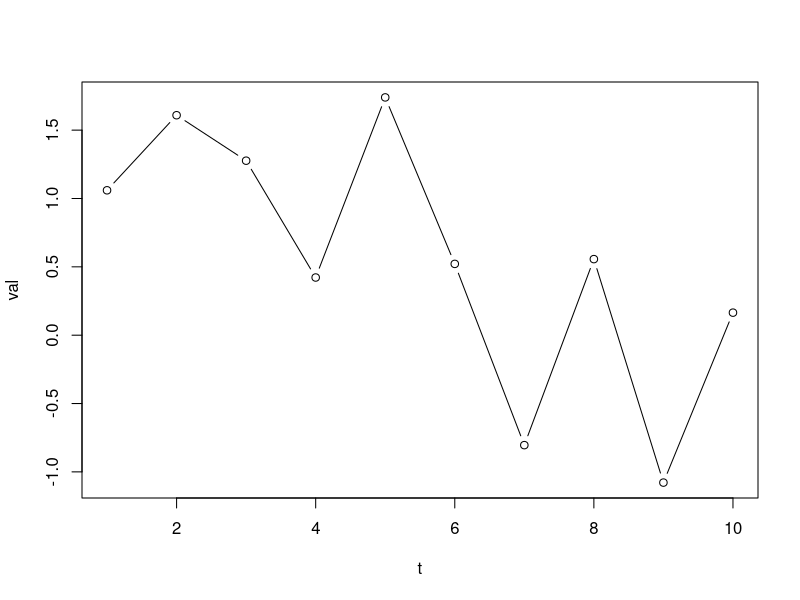
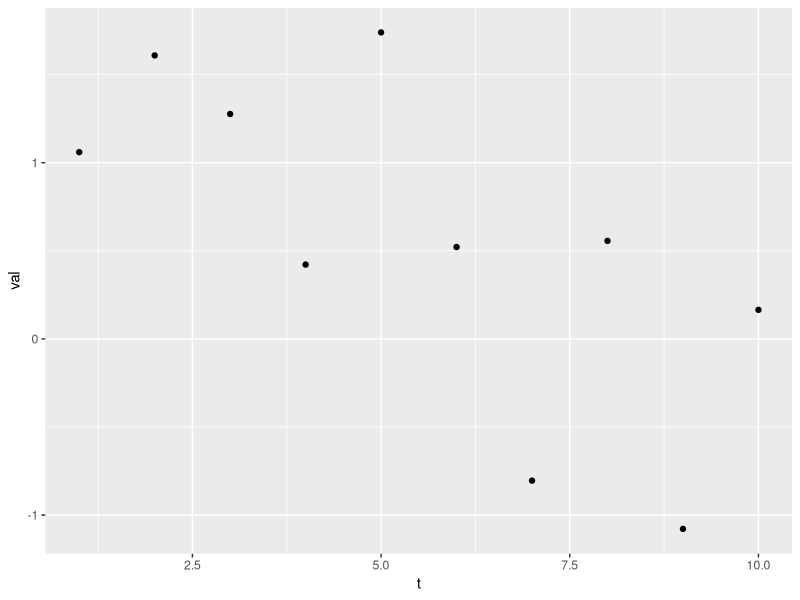
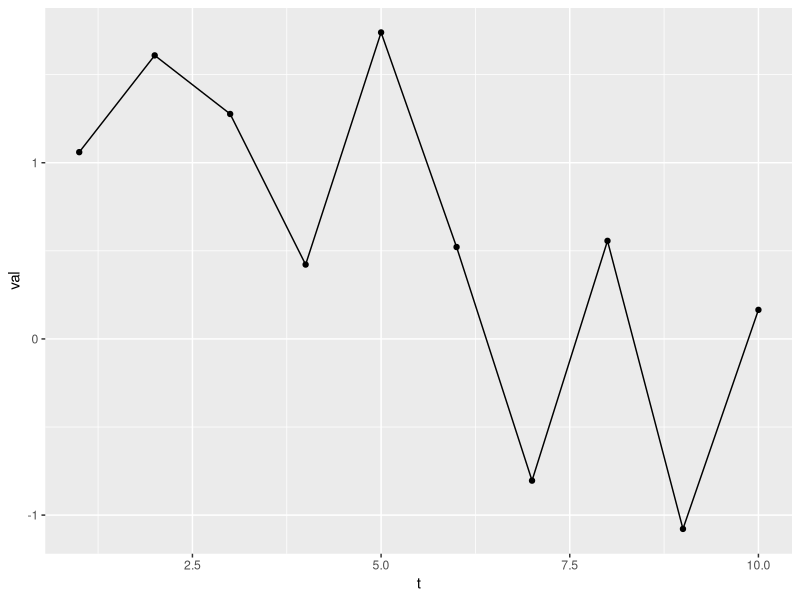
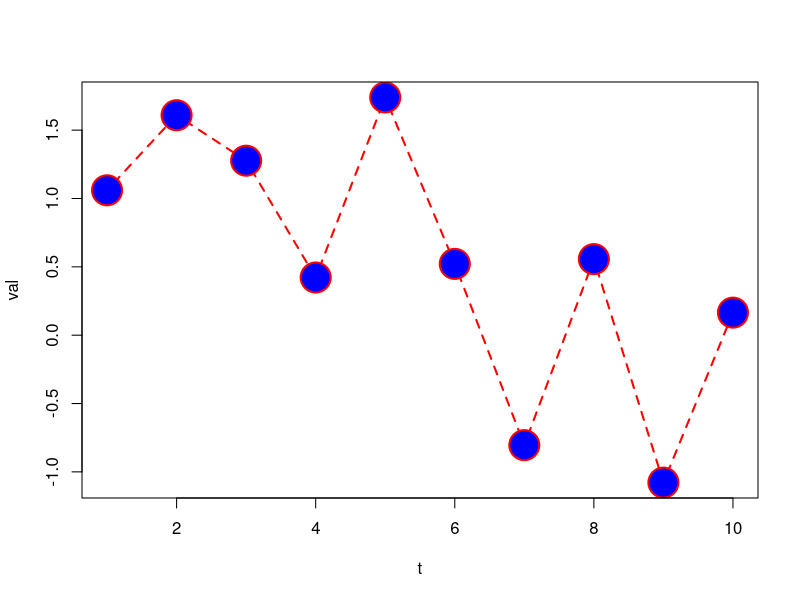
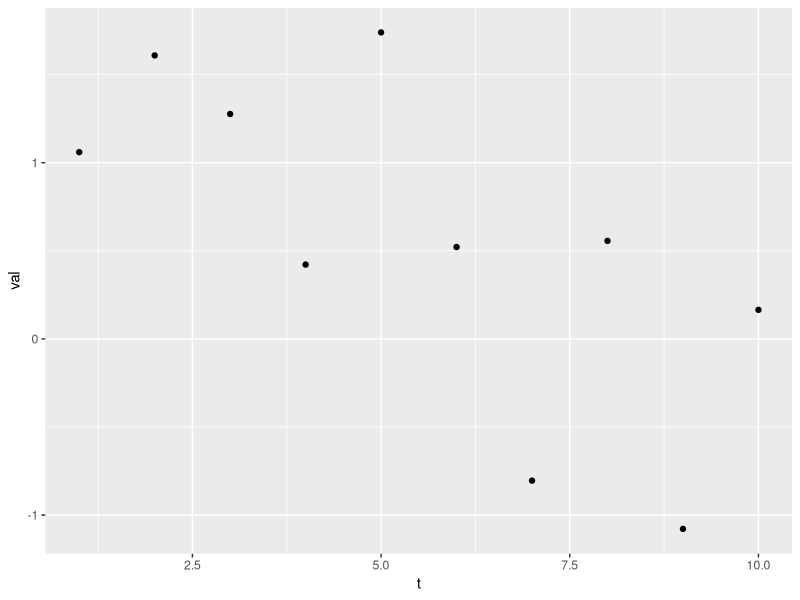
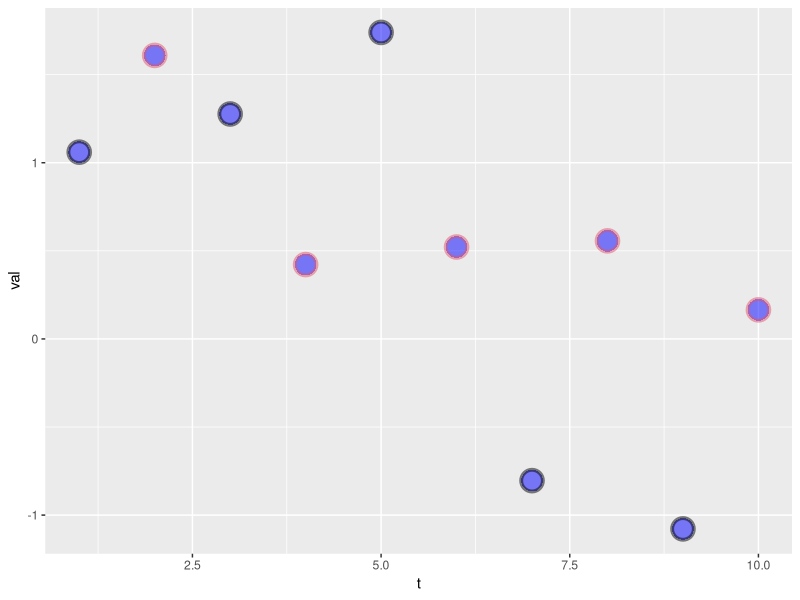
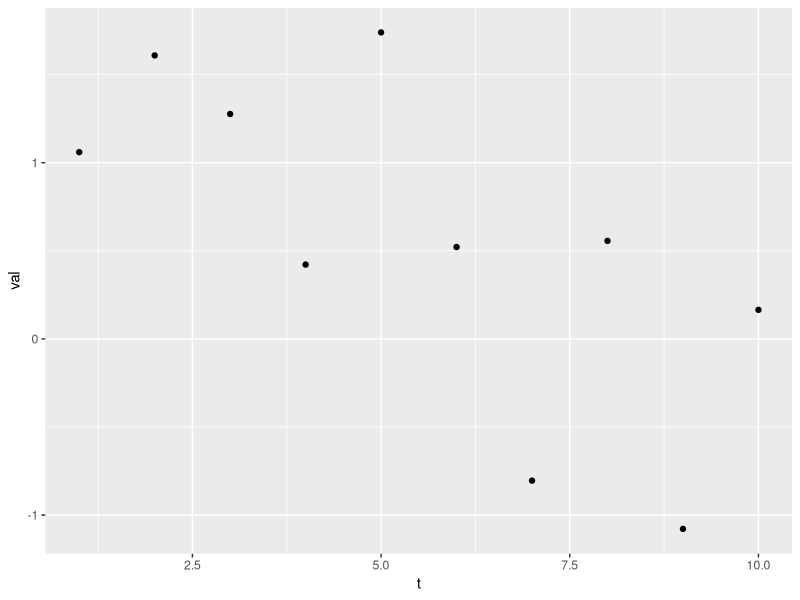
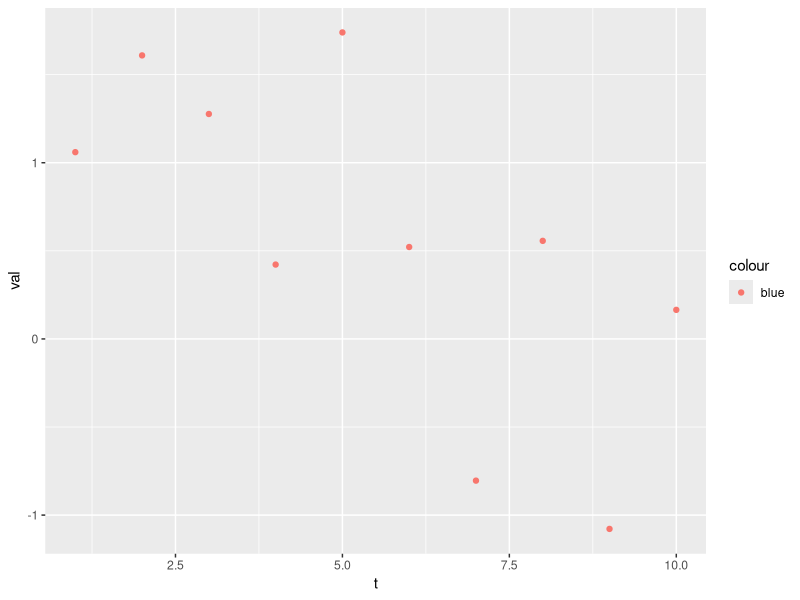

The R script that drew these images, in order:
## ---- chunk 1
knitr::opts_chunk$set(echo = TRUE)
## ---- chunk 2
library(kableExtra)
dt <- data.frame("Compartmentalized", "Documented", "Extendible", "Reproducible", "Robust")
kable(dt, col.names=NULL) %>%
  kable_styling(full_width = TRUE) %>%
  row_spec(1, bold = FALSE, color = "white", background = "blue") %>%
  column_spec(column = 1:5, width = "20%")
## ---- chunk 3
library(ggplot2)
## ---- chunk 4
t <- 1:10
val <- rnorm(10)
plot(t, val, type="b")
## ---- chunk 5
df <- data.frame(t=t, val=val)
p1 <- ggplot(df, aes(x=t, y=val)) #set up data and x and y
p2 <- p1 + geom_point() # Tell it what to do with that (add a line)
p2 # plot it
## ---- chunk 6
class(p1)
class(p2)
## ---- chunk 7
p2 + geom_line()
## ---- chunk 8
plot(t, val, type="b", lwd=2, lty=2,
     pch=21, col="red", cex=4, bg="blue")
## ---- chunk 9
ggplot(df, aes(x=t, y=val)) + geom_point(col="black")
## ---- chunk 10
ggplot(df, aes(x=t, y=val)) + 
  geom_point(shape=21, fill="blue", col=rep(1:2,5), size=6, alpha=.5, stroke=2)
## ---- chunk 11
ggplot(df, aes(x=t, y=val), col="blue") + geom_point()
## ---- chunk 12
ggplot(df, aes(x=t, y=val, color="blue")) + geom_point()
## ---- chunk 13
ggplot(df, aes(x=t, y=val, col="blue")) + geom_point(col="blue")
## ---- chunk 14
ggplot(df, aes(x=t, y=val)) + geom_point(aes(color="blue"))
## ---- chunk 15
p1 <- ggplot(df, aes(x=t, y=val)) + 
  geom_line(col="blue", size=2) +
  geom_point(col="red", size=3)
p1
## ---- chunk 16
p1 + geom_col(alpha=0.5)
## ---- chunk 17
plot(t, val, type="p", xlab="time", ylab="value",
     xlim=c(-10,10), ylim=c(-5,5), main="plot plot")
## ---- chunk 18
ggplot(df, aes(x=t, y=val)) +
  geom_point() +
  xlab("time") + ylab("value") +
  ggtitle("ggplot plot") +
  xlim(c(-10,10)) + ylim(c(-5,5))
## ---- chunk 19
p1 + theme_classic()
## ---- chunk 20
val2 <- val+1
plot(t, val, ylim=c(-3,3))
lines(t, val2)
## ---- chunk 21
df2 <- data.frame(t=t+2, val2=val+1)
ggplot(data=df, aes(x=t, y=val)) +
  geom_point() +
  geom_line(data=df2, aes(x=t, y=val2))
## ---- chunk 22
ggplot(data=df, aes(x=t, y=val)) +
  geom_point() +
  geom_line(data=df2, aes(x=t, y=val))
## ---- chunk 23
ggplot() +
  geom_point(data=df, aes(x=t, y=val)) +
  geom_line(data=df2, aes(x=t, y=val2))
## ---- chunk 24
ggplot() +
  geom_point(data=df, aes(x=t, y=val, col="df", linetype="df")) +
  geom_line(data=df2, aes(x=t, y=val2, col="df2", linetype="df2")) +
  scale_color_manual("name", values=c("blue", "black")) +
  scale_linetype_manual("name",values=c(0,1))
## ---- chunk 25
df1 <- data.frame(t=t, val=val, name="df1")
df2 <- data.frame(t=t+5, val=val+1, name="df2")
df <- rbind(df1, df2)
ggplot(df, aes(x=t, y=val, col=name, shape=name)) + 
  geom_line() +
  geom_point()
## ---- chunk 26
ggplot(df, aes(x=t, y=val)) + 
  geom_line(aes(col=name)) +
  geom_point(aes(shape=name))
## ---- chunk 27
ggplot(df, aes(x=t, y=val)) + 
  geom_line(aes(col=name, linetype=name)) +
  geom_point(aes(shape=name)) +
  scale_color_manual("name", values=c("blue", "black")) +
  scale_shape_manual("name",values=c(NA,1)) +
  scale_linetype_manual("name",values=c(1,0))
## ---- chunk 28
df <- data.frame(x=1:10, y=c(1,NA,NA,4:10), name=rep(c("a","b"),5))
ggplot(df, aes(x=x, y=y, col=name)) + 
  geom_point()
## ---- chunk 29
ggplot(df, aes(x=x, y=y, col=name)) + 
  geom_point(na.rm=TRUE)
